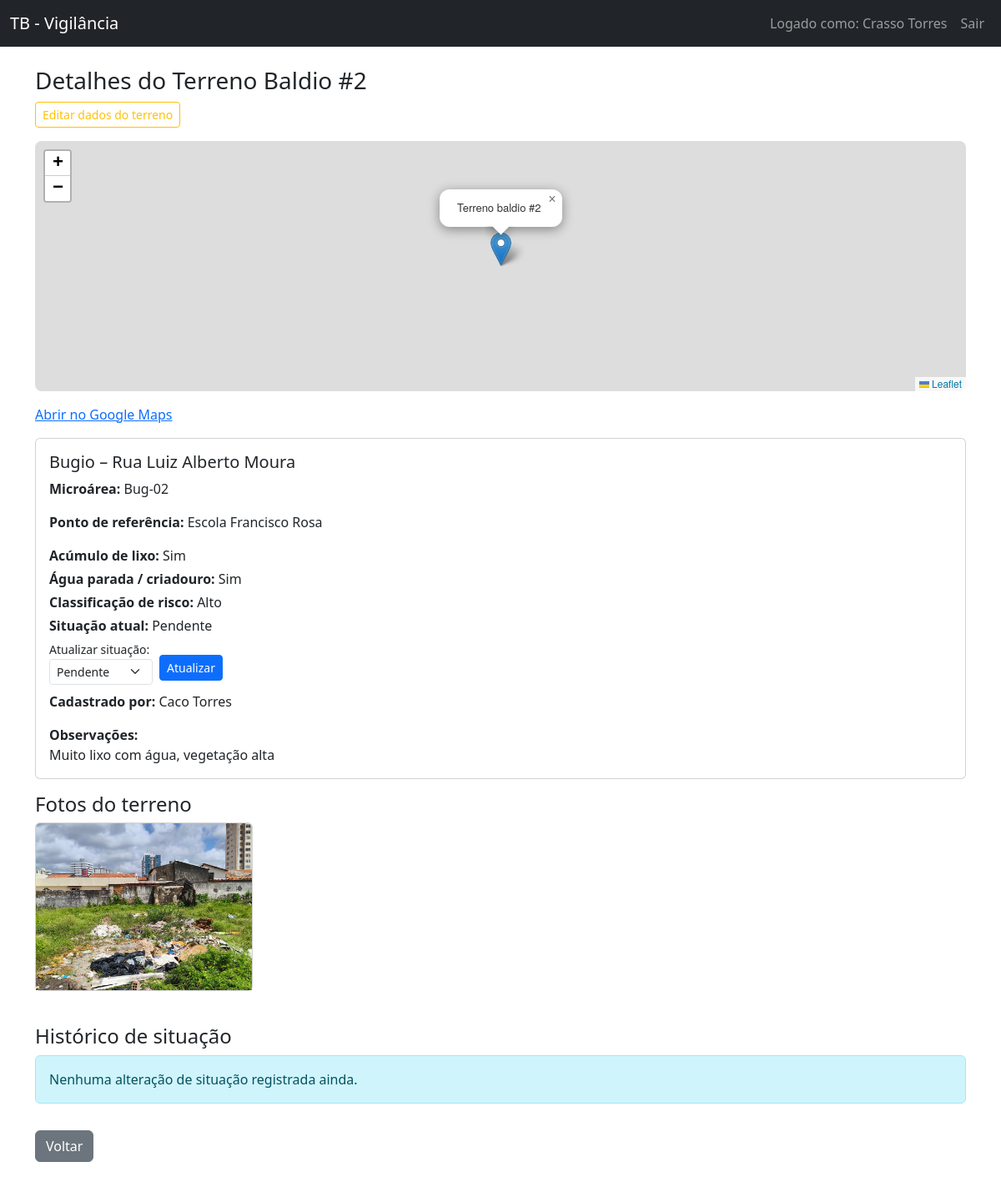
The page /terrenos/2 (signed in) on the database its author committed.
### app.py (models this page shows, shortened)
class User(UserMixin, db.Model):
    __tablename__ = "users"
    id = db.Column(db.Integer, primary_key=True)
    nome = db.Column(db.String(100), nullable=False)
    email = db.Column(db.String(120), unique=True, nullable=False)
    senha_hash = db.Column(db.String(128), nullable=False)
    is_admin = db.Column(db.Boolean, default=False)

class TerrenoBaldio(db.Model):
    __tablename__ = "terrenos_baldios"
    id = db.Column(db.Integer, primary_key=True)
    bairro = db.Column(db.String(100), nullable=False)
    microarea = db.Column(db.String(50))
    endereco = db.Column(db.String(200), nullable=False)
    referencia = db.Column(db.String(200))
    tem_lixo = db.Column(db.Boolean, default=False)
    tem_agua_parada = db.Column(db.Boolean, default=False)
    risco = db.Column(db.String(20), default="Baixo")
    situacao = db.Column(db.String(20), default="Pendente")
    observacoes = db.Column(db.Text)
    latitude = db.Column(db.String(30))   # já deixo aqui pro mapa
    longitude = db.Column(db.String(30))  # strings pra simplificar
    criado_por_id = db.Column(db.Integer, db.ForeignKey("users.id"))
    criado_por = db.relationship("User", backref="terrenos")
    fotos = db.relationship(
        "TerrenoFoto",
        backref="terreno",
        lazy=True,
        cascade="all, delete-orphan",
    )
    historico = db.relationship(
        "TerrenoHistoricoSituacao",
        backref="terreno",
        lazy=True,
        order_by="TerrenoHistoricoSituacao.data_hora.desc()",
        cascade="all, delete-orphan",
    )

class TerrenoFoto(db.Model):
    __tablename__ = "terreno_fotos"
    id = db.Column(db.Integer, primary_key=True)
    arquivo = db.Column(db.String(255), nullable=False)
    terreno_id = db.Column(db.Integer, db.ForeignKey("terrenos_baldios.id"), nullable=False)

### app.py (the view)
@app.route("/terrenos/<int:terreno_id>")
@login_required
def terreno_detalhe(terreno_id):
    terreno = TerrenoBaldio.query.get_or_404(terreno_id)
    if not current_user.is_admin and terreno.criado_por_id != current_user.id:
        flash("Você não tem permissão para visualizar este terreno.", "danger")
        return redirect(url_for("dashboard"))
    return render_template("terreno_detalhe.html", terreno=terreno)

### app.py (called while the page is built)
@login_manager.user_loader
def load_user(user_id):
    return User.query.get(int(user_id))

### Templates/terreno_detalhe.html (shortened to what this page needs)
{% extends "base.html" %}
{% block content %}
<h3>Detalhes do Terreno Baldio #{{ terreno.id }}</h3>
{% if current_user.is_admin or current_user.id == terreno.criado_por_id %}
  <div class="mb-3">
    <a
      href="{{ url_for('terreno_editar', terreno_id=terreno.id) }}"
      class="btn btn-sm btn-outline-warning"
    >
      Editar dados do terreno
    </a>
  </div>
{% endif %}
{% if terreno.latitude and terreno.longitude %}
  <link
    rel="stylesheet"
    href="https://unpkg.com/leaflet@1.9.4/dist/leaflet.css"
  />
  <div id="map" class="mb-3" style="height: 300px; border-radius: 8px; overflow: hidden;"></div>
  <p>
    <a
      href="https://www.google.com/maps/search/?api=1&query={{ terreno.latitude }},{{ terreno.longitude }}"
      target="_blank"
      rel="noopener"
    >
      Abrir no Google Maps
    </a>
  </p>
{% endif %}
<div class="card mb-3">
  <div class="card-body">
        <h5 class="card-title">{{ terreno.bairro }} – {{ terreno.endereco }}</h5>
        <p class="card-text">
      <strong>Microárea:</strong>
      {{ terreno.microarea or "Não informado" }}
     </p>
        <p class="card-text">
      <strong>Ponto de referência:</strong>
      {{ terreno.referencia or "Não informado" }}
    </p>
    <p class="card-text mb-1">
      <strong>Acúmulo de lixo:</strong>
      {{ "Sim" if terreno.tem_lixo else "Não" }}
    </p>
    <p class="card-text mb-1">
      <strong>Água parada / criadouro:</strong>
      {{ "Sim" if terreno.tem_agua_parada else "Não" }}
    </p>
    <p class="card-text mb-1">
      <strong>Classificação de risco:</strong>
      {{ terreno.risco }}
    </p>
    <p class="card-text mb-1">
  <strong>Situação atual:</strong>
  {{ terreno.situacao }}
</p>
{% if current_user.is_admin or current_user.id == terreno.criado_por_id %}
  <form
    method="post"
    action="{{ url_for('atualizar_situacao', terreno_id=terreno.id) }}"
    class="row g-2 align-items-center mb-2"
  >
    <div class="col-auto">
      <label for="situacao" class="form-label mb-0"><small>Atualizar situação:</small></label>
      <select name="situacao" id="situacao" class="form-select form-select-sm">
        {% set situacoes_validas = ["Pendente", "Em limpeza", "Limpo", "Reincidente"] %}
        {% for s in situacoes_validas %}
        <option value="{{ s }}" {% if terreno.situacao == s %}selected{% endif %}>
          {{ s }}
        </option>
        {% endfor %}
      </select>
    </div>
    <div class="col-auto" style="margin-top: 1.4rem;">
      <button type="submit" class="btn btn-sm btn-primary">
        Atualizar
      </button>
    </div>
  </form>
{% endif %}
    <p class="card-text">
      <strong>Cadastrado por:</strong>
      {{ terreno.criado_por.nome if terreno.criado_por else "-" }}
    </p>
    <p class="card-text">
      <strong>Observações:</strong><br />
      {{ terreno.observacoes or "Sem observações." }}
    </p>
  </div>
</div>
<h4>Fotos do terreno</h4>
{% if terreno.fotos %}
  <div class="row">
    {% for foto in terreno.fotos %}
    <div class="col-md-3 col-sm-4 col-6 mb-3">
      <div class="card">
        <img
          src="{{ url_for('static', filename='uploads/' ~ foto.arquivo) }}"
          class="card-img-top"
          alt="Foto do terreno"
          style="max-height: 200px; object-fit: cover;"
        />
      </div>
    </div>
    {% endfor %}
  </div>
{% else %}
  <div class="alert alert-info">
    Nenhuma foto cadastrada para este terreno.
  </div>
{% endif %}
<h4 class="mt-4">Histórico de situação</h4>
{% if terreno.historico %}
  <table class="table table-sm table-striped">
    <thead>
      <tr>
        <th>Data / hora</th>
        <th>Alterado por</th>
        <th>De</th>
        <th>Para</th>
      </tr>
    </thead>
    <tbody>
      {% for h in terreno.historico %}
      <tr>
        <td>{{ h.data_hora.strftime("%d/%m/%Y %H:%M") if h.data_hora else "-" }}</td>
        <td>{{ h.usuario.nome if h.usuario else "-" }}</td>
        <td>{{ h.situacao_anterior or "-" }}</td>
        <td>{{ h.situacao_nova or "-" }}</td>
      </tr>
      {% endfor %}
    </tbody>
  </table>
{% else %}
  <div class="alert alert-info">
    Nenhuma alteração de situação registrada ainda.
  </div>
{% endif %}
<a href="{{ url_for('dashboard') }}" class="btn btn-secondary mt-3">Voltar</a>
{% endblock %}

### Templates/base.html (shortened to what this page needs)
<!doctype html>
<html lang="pt-br">
  <head>
    <link
      href="https://cdn.jsdelivr.net/npm/bootstrap@5.3.3/dist/css/bootstrap.min.css"
      rel="stylesheet"
    />
  </head>
  <body>
    <nav class="navbar navbar-expand-lg navbar-dark bg-dark mb-4">
      <div class="container-fluid">
        <a class="navbar-brand" href="{{ url_for('dashboard') }}">
          TB - Vigilância
        </a>
        <div class="collapse navbar-collapse">
          <ul class="navbar-nav ms-auto">
            {% if current_user.is_authenticated %}
              <li class="nav-item">
                <span class="nav-link">Logado como: {{ current_user.nome }}</span>
              </li>
              <li class="nav-item">
                <a class="nav-link" href="{{ url_for('logout') }}">Sair</a>
              </li>
            {% else %}
              <li class="nav-item">
                <a class="nav-link" href="{{ url_for('login') }}">Login</a>
              </li>
            {% endif %}
          </ul>
        </div>
      </div>
    </nav>
    <div class="container mb-4">
      {% block content %}
      {% endblock %}
    </div>
  </body>
</html>

### rows shown on the page
User: nome "Crasso Torres"
TerrenoBaldio: id "2", bairro "Bugio", endereco "Rua Luiz Alberto Moura", microarea "Bug-02", referencia "Escola Francisco Rosa", tem_lixo "Sim", tem_agua_parada "Sim", risco "Alto", situacao "Pendente", observacoes "Muito lixo com água, vegetação alta"
User: criado_por "Caco Torres"
TerrenoFoto: arquivo (picture)
